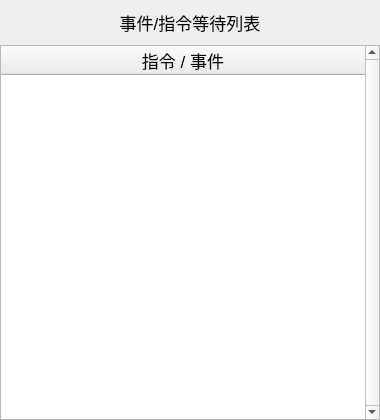
<?xml version="1.0" encoding="UTF-8"?>
<ui version="4.0">
 <class>WaitTableWidget</class>
 <widget class="QWidget" name="WaitTableWidget">
  <property name="geometry">
   <rect>
    <x>0</x>
    <y>0</y>
    <width>380</width>
    <height>420</height>
   </rect>
  </property>
  <property name="minimumSize">
   <size>
    <width>380</width>
    <height>0</height>
   </size>
  </property>
  <property name="maximumSize">
   <size>
    <width>380</width>
    <height>16777215</height>
   </size>
  </property>
  <property name="windowTitle">
   <string>Form</string>
  </property>
  <property name="styleSheet">
   <string notr="true">* {
  font: 13pt;
}</string>
  </property>
  <layout class="QVBoxLayout" name="verticalLayout">
   <property name="spacing">
    <number>10</number>
   </property>
   <property name="leftMargin">
    <number>0</number>
   </property>
   <property name="topMargin">
    <number>10</number>
   </property>
   <property name="rightMargin">
    <number>0</number>
   </property>
   <property name="bottomMargin">
    <number>0</number>
   </property>
   <item>
    <widget class="QLabel" name="label">
     <property name="text">
      <string>事件/指令等待列表</string>
     </property>
     <property name="alignment">
      <set>Qt::AlignCenter</set>
     </property>
    </widget>
   </item>
   <item>
    <widget class="QTableWidget" name="tableWidget">
     <property name="styleSheet">
      <string notr="true"/>
     </property>
     <property name="verticalScrollBarPolicy">
      <enum>Qt::ScrollBarAlwaysOn</enum>
     </property>
     <property name="horizontalScrollBarPolicy">
      <enum>Qt::ScrollBarAsNeeded</enum>
     </property>
     <property name="sizeAdjustPolicy">
      <enum>QAbstractScrollArea::AdjustToContents</enum>
     </property>
     <property name="autoScroll">
      <bool>true</bool>
     </property>
     <property name="editTriggers">
      <set>QAbstractItemView::NoEditTriggers</set>
     </property>
     <property name="alternatingRowColors">
      <bool>true</bool>
     </property>
     <property name="textElideMode">
      <enum>Qt::ElideRight</enum>
     </property>
     <property name="verticalScrollMode">
      <enum>QAbstractItemView::ScrollPerPixel</enum>
     </property>
     <property name="horizontalScrollMode">
      <enum>QAbstractItemView::ScrollPerPixel</enum>
     </property>
     <property name="rowCount">
      <number>0</number>
     </property>
     <property name="columnCount">
      <number>1</number>
     </property>
     <attribute name="horizontalHeaderCascadingSectionResizes">
      <bool>false</bool>
     </attribute>
     <attribute name="horizontalHeaderMinimumSectionSize">
      <number>330</number>
     </attribute>
     <attribute name="horizontalHeaderDefaultSectionSize">
      <number>330</number>
     </attribute>
     <attribute name="horizontalHeaderStretchLastSection">
      <bool>true</bool>
     </attribute>
     <attribute name="verticalHeaderVisible">
      <bool>true</bool>
     </attribute>
     <attribute name="verticalHeaderStretchLastSection">
      <bool>false</bool>
     </attribute>
     <column>
      <property name="text">
       <string>指令 / 事件</string>
      </property>
     </column>
    </widget>
   </item>
  </layout>
 </widget>
 <resources/>
 <connections/>
</ui>
